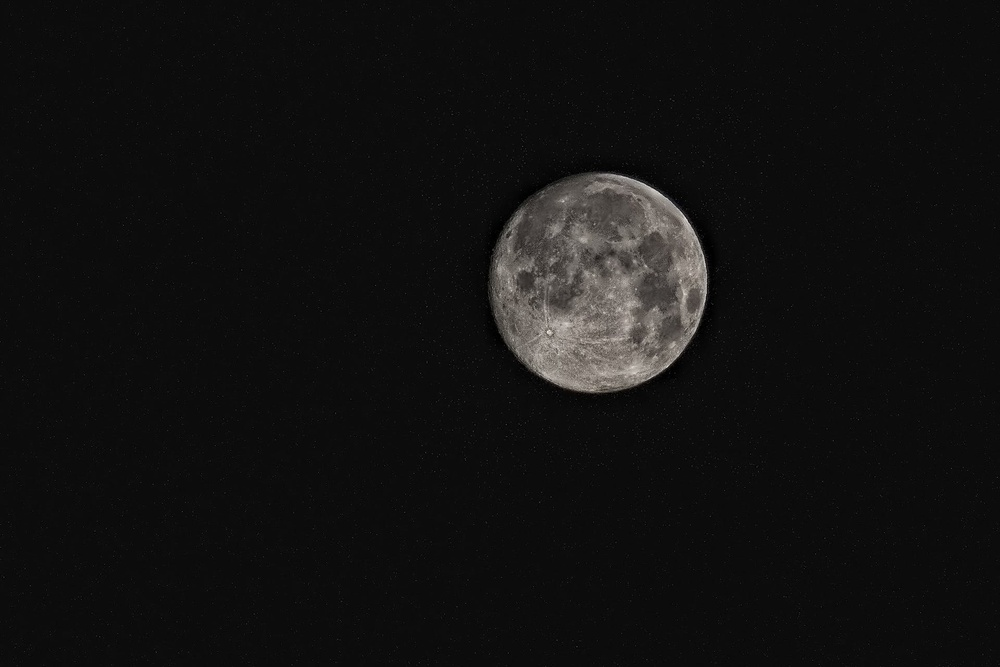
#> input picture Lab_3/test_img.jpg, 1000 x 667 px, shrunk from 1920 x 1280 before the run
$ jupyter execute Lab_3_1.ipynb
#> lines starting #> are read from the running program, lines starting #| are printed output that depends on the picture
# Lab 3.1: Лінійна фільтрація зображень. Виділення границь об'єктів
### Шевченко Юлія, ФІ-31мн

[cell 1]
# All the imports for the task
import cv2
import numpy as np
from matplotlib import pyplot as plt

## Unsharp Masking (USM)

The Unsharp Masking (USM) technique is a sharpening method commonly used in image processing. It consists of the following steps:

1. **Load the image**: Begin by loading the image you will be working with.

2. **Create a blurred (unsharp) version of the original image**: Generate a blurred version of the original image, typically by applying a Gaussian blur or another smoothing filter. This blurred image serves as the reference for detecting edges and enhancing contrast.

3. **Add the unsharp image (with a certain weight) to the original**: Combine the original image with the unsharp image, applying a specified weight to control the strength of the sharpening effect.

To sum it up, the USM performs the following operation:

`sharpened = original + (original − unsharp) × amount`

Where:
- `original`: The original image.
- `unsharp`: The blurred version of the original image.
- `amount`: The amount or strength of the sharpening effect.

[cell 2]
# Loading the test image
image_path = '../Lab_3/test_img.jpg'
test_img = cv2.imread(image_path)
#> test_img is the input picture: shape (667, 1000, 3); mean B, G, R 17.2, 17.5, 17.8

# Convert BGR to RGB
test_img = cv2.cvtColor(test_img, cv2.COLOR_BGR2RGB)

# Plot the image
plt.figure(figsize=(12, 8))
plt.imshow(test_img)
plt.title('Original Test Image')
plt.axis('off')
plt.show()

[cell 3]
# Create a blurred (unsharp) version of the original image (you can use Gaussian blurring)

# Here, we apply a Gaussian blur with a kernel size of 9x9 and sigma value of 10
blurred_img = cv2.GaussianBlur(test_img, (9, 9), 10)

[cell 4]
plt.figure(figsize=(16, 8))

# Original Image
plt.subplot(1, 2, 1)
plt.imshow(test_img)
plt.title('Original Test Image')
plt.axis('off')

# Processed Image
plt.subplot(1, 2, 2)
plt.imshow(blurred_img)
plt.title('Blurred Image')
plt.axis('off')

plt.show()
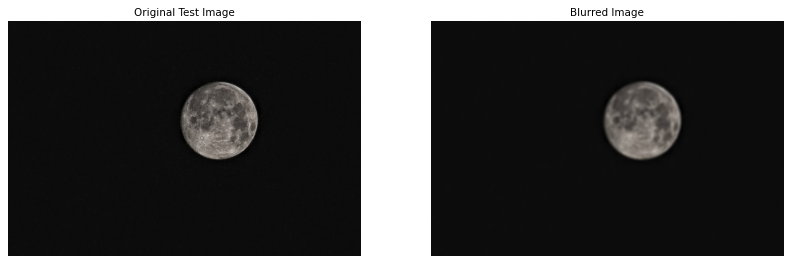
#> figure drawn by matplotlib, 2 panels

[cell 5]
# Create the difference image (original − unsharp)
# Note: Remember that you are working with uint8 data types. Any addition or substractions
# might result in overflow or underflow, respectively. You can prevent this by casting the images to float.

difference = np.float32(test_img) - np.float32(blurred_img)
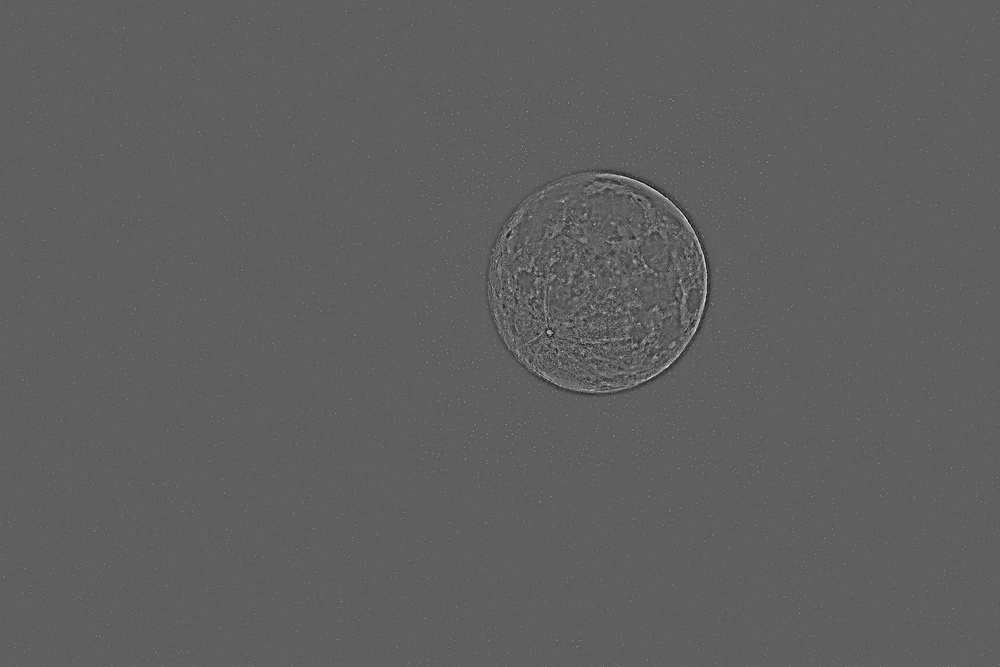
#> difference: shape (667, 1000, 3) float32; mean R, G, B 0.1, 0.1, 0.1; drawn with min black and max white

[cell 6]
plt.figure(figsize=(16, 8))

# Original Image
plt.subplot(1, 2, 1)
plt.imshow(test_img)
plt.title('Original Test Image')
plt.axis('off')

# Processed Image
plt.subplot(1, 2, 2)
plt.imshow(difference)
plt.title('Difference')
plt.axis('off')

plt.show()
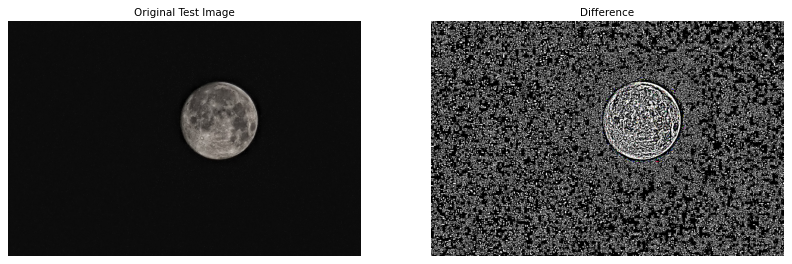
#> figure drawn by matplotlib, 2 panels

[cell 7]
# Apply USM to get the resulting image using `sharpened = original + (original − unsharp) × amount`
# Note: Again, take care of underflows/overflows if necessary.

amount = 1.5  # Adjust this value to control the strength of the sharpening effect
sharpened = np.uint8(np.clip(np.float32(test_img) + difference * amount, 0, 255))

[cell 8]
# Plot the sharpened image
plt.figure(figsize=(12, 8))
plt.imshow(test_img)
plt.title('Sharpened Image')
plt.axis('off')
plt.show()

[cell 9]
plt.figure(figsize=(16, 8))

# Original Image
plt.subplot(1, 2, 1)
plt.imshow(test_img)
plt.title('Original Test Image')
plt.axis('off')

# Processed Image
plt.subplot(1, 2, 2)
plt.imshow(sharpened)
plt.title('Sharpened Image (USM)')
plt.axis('off')

plt.show()

$ run again, with Lab_3/watermark.jpg copied over Lab_3/test_img.jpg
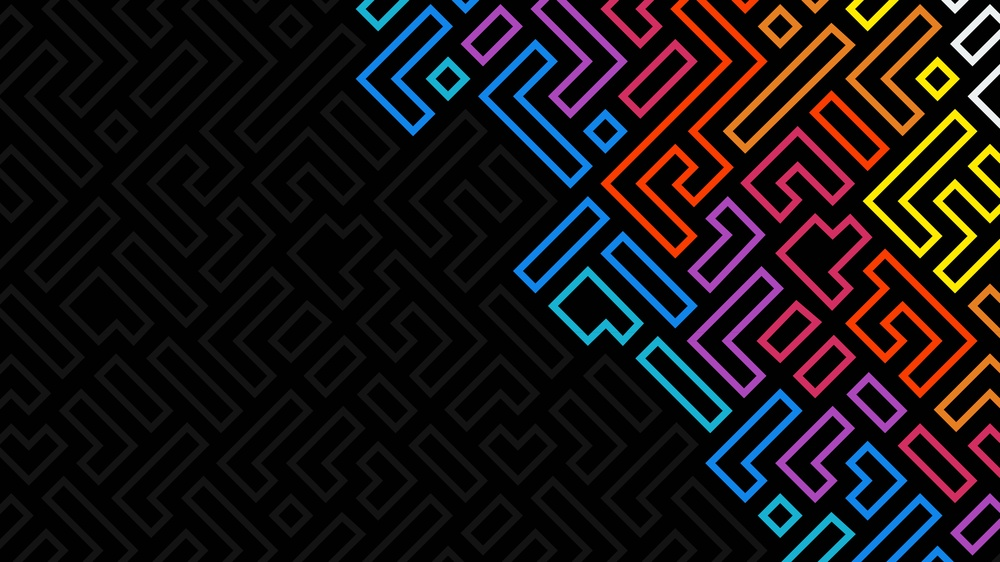
#> input picture Lab_3/watermark.jpg, 1000 x 562 px, shrunk from 3840 x 2160 before the run
#> test_img is the input picture: shape (562, 1000, 3); mean B, G, R 19.8, 18.2, 24.3
#> `plt.show()`:
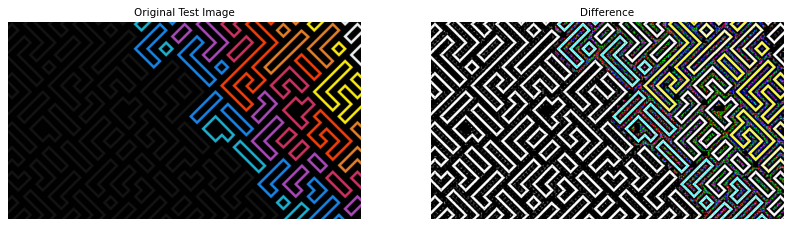
#> figure drawn by matplotlib, 2 panels
#> `sharpened = np.uint8(np.clip(np.float32(test_img) + difference * amoun..`:
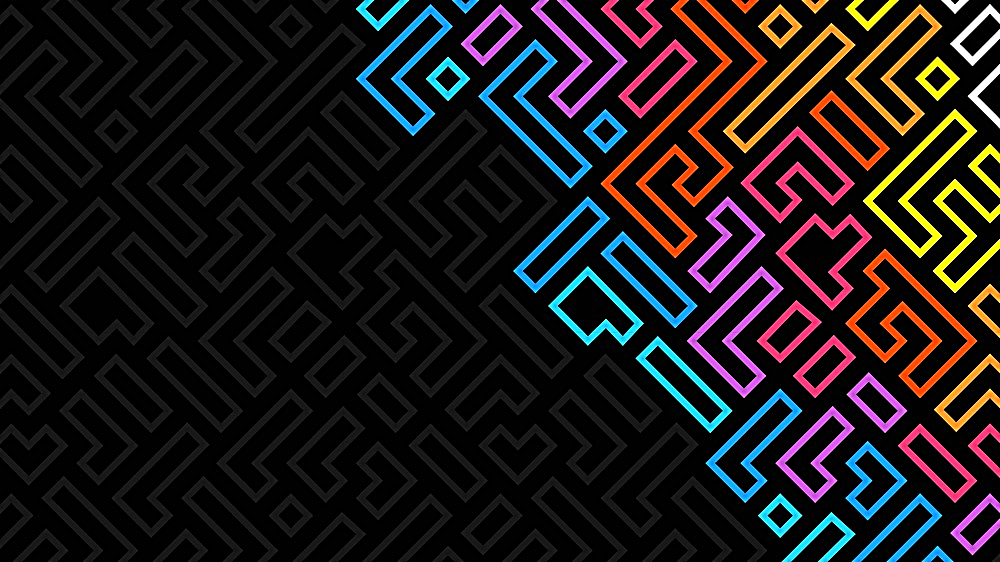
#> sharpened: shape (562, 1000, 3); mean R, G, B 27.6, 23.1, 23.8
